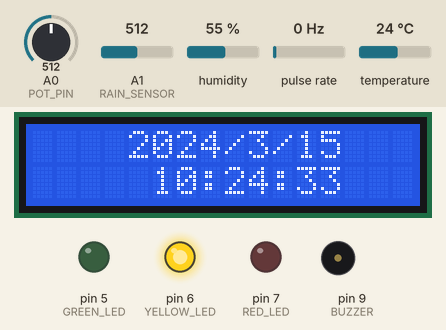
A sketch run on a simulated Arduino Uno, built with avr-gcc and run on an emulated ATmega328P. Shown: 16×2 character LCD, output pins drawn as LEDs (lit = HIGH), buzzer (waves = sounding). Wiring (inferred from the names in the program): pulse sensor: data pin 3. Inputs (shaded band) come from the test bench; at power-on: A1 (RAIN_SENSOR) = 512, humidity 55 %, A0 (POT_PIN) = 512, pulse rate 0 Hz, temperature 24 °C. The local clock reads 2024-03-15 10:24:30 at power-on unless the sketch sets it; EEPROM starts erased; what the sketch prints to the serial monitor is not drawn.

Above: at 3.2 s.
At 4.3 s:
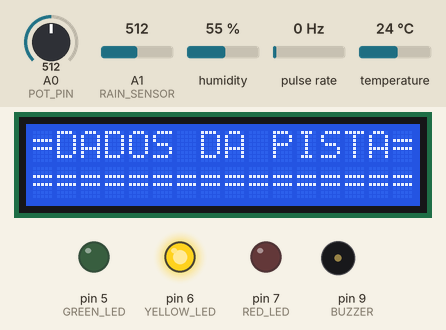
4.4 s: A1 (RAIN_SENSOR) set to 836
15.5 s: A1 (RAIN_SENSOR) set to 870
At 26.4 s:
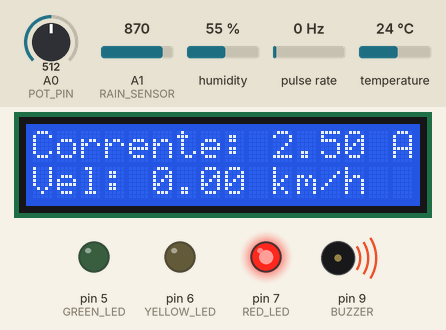
29.5 s: A1 (RAIN_SENSOR) set to 50
37.7 s: A1 (RAIN_SENSOR) set to 55
At 42.2 s:
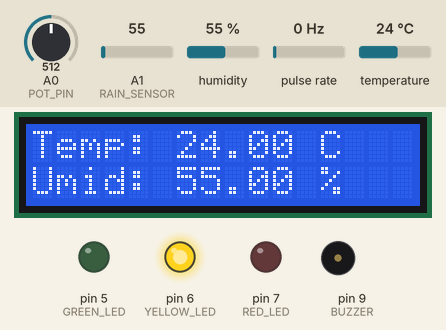
44.3 s: A1 (RAIN_SENSOR) set to 30
At 54.4 s:
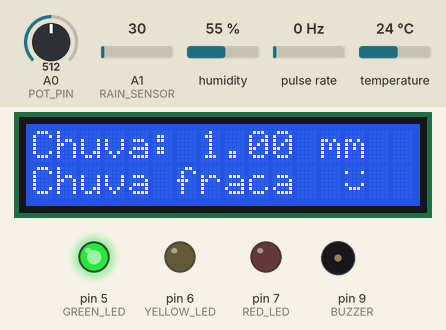
54.5 s: humidity set to 22 %
At 63.2 s:
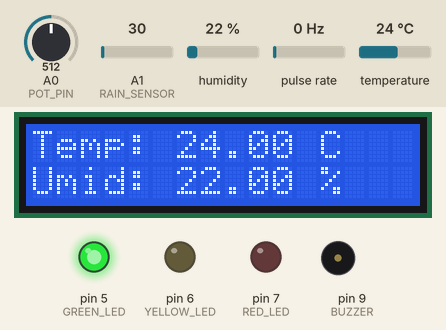
Timing chart, 0 to 64.7 s (numbered marks = the images above; inputs shaded):
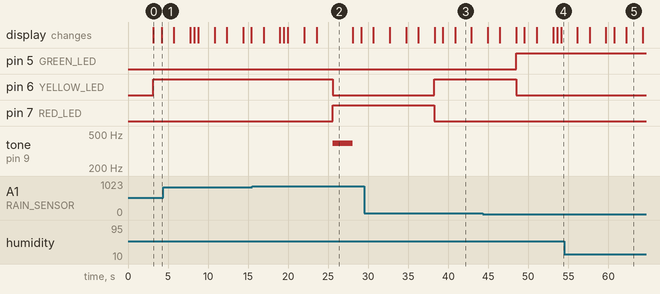

Measured:
- the behaviour switches between 852 and 853 on A1 (RAIN_SENSOR) (found by bisection; images 1 and 2)
- after the input at 15.5 s, pin 6 (YELLOW_LED): HIGH → LOW after 10.1 s; pin 7 (RED_LED): LOW → HIGH after 10.1 s; tone on pin 9 (BUZZER): silent → 392 Hz after 10.1 s, → silent 2.5 s later
- after the input at 37.7 s, pin 5 (GREEN_LED): stays LOW (without the input it goes to HIGH after 0.57 s); pin 6 (YELLOW_LED): LOW → HIGH after 0.57 s
- after the input at 44.3 s, pin 5 (GREEN_LED): LOW → HIGH after 4.2 s; pin 6 (YELLOW_LED): HIGH → LOW after 4.2 s; the display: first differs from a run without the input after 8.8 s (image 4)
- what the display in image 0 shows lasts 1.0 s, from 3.2 s to 4.2 s
- what the display in image 2 shows lasts 4.5 s, from 23.6 s to 28.1 s
- what the display in image 3 shows lasts 2.0 s, from 40.9 s to 42.9 s

The sketch:

sensor-pista-e-carro.ino
```cpp
//Este projeto IoT no Wokwi agora inclui a medição de temperatura e umidade,
//consumo de corrente, velocidade e registro de data e hora, oferecendo uma
//visão completa dos dados relevantes para a Fórmula E. Para funcionalidades
//mais avançadas,  você pode migrar para o ESP32 e adicionar conectividade
//Wi-Fi para enviar dados para um servidor ou aplicação web.

//Dois sensores em um prototipo com RTC para armazenar dados
//O 1º sensor é voltado a captura de dados da pista, sendo Humidade,
//Temperatura e de chuva
//Já o 2º sensor é voltado a captura de dados do carro, sendo Rotação Por
//Minuto (RPM) e o consumo de corrente do carro

#include <Wire.h>
#include <LiquidCrystal_I2C.h>
#include <DHT.h>
#include <RTClib.h>
#include <EEPROM.h>

#define DHTPIN 2
#define DHTTYPE DHT22
#define RAIN_SENSOR A1 // Pino do sensor de chuva
#define POT_PIN A0
#define ENCODER_DT 3
#define ENCODER_CLK 4

//byte dos emojis
byte triste[8] = {  B00000, B10001,  B00000,  B00000,  B01110,  B10001,  B00000,};
byte sorriso[8] = {  B00000,  B10001,  B00000,  B00000,  B10001,  B01110,  B00000,};
byte serio[8] = { B00000, B10001, B00000, B00000, B11111,  B00000,  B00000,};


//byte da logo
byte logo1[] = { B11111, B01111, B00111, B00111, B00011, B00001, B00001, B00000 };
byte logo2[] = { B11111, B11111, B11111, B11111, B11111, B11111, B11110, B11100 };
byte logo3[] = { B11111, B11111, B11111, B11111, B10111, B00111, B01111, B11111 };

byte logo4[] = { B00000, B10000, B11000, B11100, B11110, B11111, B11111, B11111 };
byte logo5[] = { B01000, B00001, B00001, B00011, B00111, B01111, B11111, B11111 };
byte logo6[] = { B11111, B11111, B11111, B11111, B11111, B11111, B11111, B11111 };

#define GREEN_LED 5 // Pino do LED verde
#define YELLOW_LED 6 // Pino do LED amarelo
#define RED_LED 7 // Pino do LED vermelho
#define BUZZER 9 // Buzzer

volatile unsigned long rainCount = 0;
unsigned long lastRainCount = 0;
unsigned long lastRainTime = 0;
float maxRainValue = 60.0; // Valor máximo de mm de chuva
float rainAlertThreshold = 50.0; // Limite de chuva para acionar o alerta
bool alertTriggered = false;
// Diâmetro das rodas em metros
float diameterOfWheels = 0.6; // Supondo um diâmetro médio de 0.6 metros

DHT dht(DHTPIN, DHTTYPE);
LiquidCrystal_I2C lcd(0x27, 16, 2);
RTC_DS3231 rtc;

volatile int encoderCount = 0;
int lastDTState = LOW;

void setup() {
  Serial.begin(9600);
  lcd.init();
  lcd.backlight();
  dht.begin();
  pinMode(RAIN_SENSOR, INPUT);
  pinMode(POT_PIN, INPUT);
  pinMode(ENCODER_DT, INPUT);
  pinMode(ENCODER_CLK, INPUT);
  pinMode(GREEN_LED, OUTPUT);
  pinMode(YELLOW_LED, OUTPUT);
  pinMode(RED_LED, OUTPUT);
  pinMode(BUZZER, OUTPUT);
  attachInterrupt(digitalPinToInterrupt(ENCODER_DT), readEncoder, CHANGE);

  //Declarando a logo - parte de cima
  lcd.createChar(1, logo1);
  lcd.createChar(2, logo2);
  lcd.createChar(3, logo3);

  //Declarando a logo - parte de baixo
  lcd.createChar(4, logo4);
  lcd.createChar(5, logo5);
  lcd.createChar(6, logo6);

  //Exibe a logo no display
  lcd.display();
  lcd.setCursor(2, 0);
  lcd.write(byte(1));
  lcd.setCursor(3, 0);
  lcd.write(byte(2));
  lcd.setCursor(4, 0);
  lcd.write(byte(3));
  lcd.setCursor(2, 1);
  lcd.write(byte(4));
  lcd.setCursor(3, 1);
  lcd.write(byte(5));
  lcd.setCursor(4, 1);
  lcd.write(byte(6));
  lcd.print("G4 Tech");
  delay(3000);
  lcd.clear();

  //Declarando os emojis
  lcd.createChar(0, triste);
  lcd.createChar(1, sorriso);
  lcd.createChar(2, serio);

  if (!rtc.begin()) {
    lcd.setCursor(0, 0);
    lcd.print("Couldn't find RTC");
    Serial.println("Couldn't find RTC");
    while (1);
  }

  if (rtc.lostPower()) {
    rtc.adjust(DateTime(F(__DATE__), F(__TIME__)));
  }
}

void loop() {
  DateTime now = rtc.now();

  float h = dht.readHumidity();
  float t = dht.readTemperature();
  float batteryCurrent = analogRead(POT_PIN) * (5.0 / 1023.0);  // Simulando corrente com potenciômetro
  int speed = encoderCount;
  float rainPotValue = analogRead(RAIN_SENSOR); // Ler o valor do potenciômetro
  float rainValue = map(rainPotValue, 0, 1023, 0, maxRainValue); // Ajustar a quantidade de chuva com base na leitura do potenciômetro
  float speed_kmh = (speed * 3.1416 * diameterOfWheels) / 60.0; // Convertendo RPM para km/h

  if (isnan(h) || isnan(t)) {
    lcd.setCursor(0, 0);
    lcd.print("Erro no sensor");
    Serial.println("Erro no sensor DHT22");
    return;
  }

  // Verificar se o limite de chuva foi atingido
  if (rainValue >= rainAlertThreshold && !alertTriggered) {
    // Acionar alerta
    triggerRainAlert(now);
    // Registrar evento na EEPROM
    saveEventToEEPROM(now);
    alertTriggered = true;
  }

  // Atualizar LEDs de acordo com o status da pista
  updateLEDs(rainValue);

  lcd.clear(); // limpa a tela do display
  lcd.setCursor(4, 0);
  lcd.print(now.year(), DEC);
  lcd.print('/');
  lcd.print(now.month(), DEC);
  lcd.print('/');
  lcd.print(now.day(), DEC);
  lcd.print(' ');
  lcd.setCursor(5,1);
  lcd.print(now.hour(), DEC);
  lcd.print(':');
  lcd.print(now.minute(), DEC);
  lcd.print(':');
  lcd.print(now.second(), DEC);

  Serial.print("Data e Hora: ");
  Serial.print(now.year(), DEC);
  Serial.print('/');
  Serial.print(now.month(), DEC);
  Serial.print('/');
  Serial.print(now.day(), DEC);
  Serial.print(' ');
  Serial.print(now.hour(), DEC);
  Serial.print(':');
  Serial.print(now.minute(), DEC);
  Serial.print(':');
  Serial.print(now.second(), DEC);
  Serial.println();

  delay(1000);

  lcd.clear(); // limpa a tela do display
  lcd.setCursor(0, 0);
  lcd.print("=DADOS DA PISTA=");
  lcd.setCursor(0, 1);
  lcd.print("================");
  delay(1500);
  lcd.clear(); // limpa a tela do display
  lcd.setCursor(0, 0);
  lcd.print("Temp: ");
  lcd.print(t);
  lcd.print(" C");

  lcd.setCursor(0, 1);
  lcd.print("Umid: ");
  lcd.print(h);
  lcd.print(" %");

  Serial.print("------DADOS DA PISTA------");
  Serial.print("\nTemp: ");
  Serial.print(t);
  Serial.println(" C");

  Serial.print("Umid: ");
  Serial.print(h);
  Serial.println(" %");

  delay(2000);

  lcd.clear(); // Limpa a tela do display
  lcd.setCursor(0, 0);
  lcd.print("Chuva: ");
  lcd.print(rainValue);
  lcd.print(" mm");

  lcd.setCursor(0, 1);
  if (rainValue == 0){
    lcd.print("Sem chuva  ");
    lcd.setCursor(13, 1);
    lcd.write(byte(1));
  }
  if (rainValue > 0 && rainValue < 2.5){
    lcd.print("Chuva fraca  ");
    lcd.setCursor(13, 1);
    lcd.write(byte(1));
    delay(500);
    lcd.setCursor(13, 1);
    lcd.write(byte(2));
    delay(500);
    lcd.setCursor(13, 1);
    lcd.write(byte(1));
  }
  if (rainValue >= 2.5 && rainValue <= 10.0){
    lcd.print("Chuva moderada ");
    lcd.write(byte(2));
  }
  if (rainValue >= 11.0 && rainValue < 50.0){
    lcd.print("Chuva forte  ");
    lcd.setCursor(13, 1);
    lcd.write(byte(2));
    delay(500);
    lcd.setCursor(13, 1);
    lcd.write(byte(0));
    delay(500);
    lcd.setCursor(13, 1);
    lcd.write(byte(2));
  }
  if (rainValue >= 50.0){
    lcd.print("Chuva violenta ");
    lcd.write(byte(0));
  }

  Serial.print("Chuva: ");
  Serial.print(rainValue);
  Serial.println(" mm");
  if (rainValue == 0){
    Serial.print("Sem chuva");
  }
  if (rainValue > 0 && rainValue < 2.5){
    Serial.print("Chuva fraca");
  }
  if (rainValue >= 2.5 && rainValue <= 10.0){
    Serial.print("Chuva moderada");
  }
  if (rainValue >= 11.0 && rainValue < 50.0){
    Serial.print("Chuva forte");
  }
  if (rainValue >= 50.0){
    Serial.print("Chuva violenta");
  }

  delay(2000);

  lcd.clear(); // limpa a tela do display
  lcd.setCursor(0, 0);
  lcd.print("=DADOS DA CARRO=");
  lcd.setCursor(0, 1);
  lcd.print("================");
  delay(1500);
  lcd.clear(); // limpa a tela do display
  lcd.print("Corrente: ");
  lcd.print(batteryCurrent, 2);
  lcd.print(" A");

  lcd.setCursor(0, 1);
  lcd.print("Vel: ");
  lcd.print(speed_kmh);
  lcd.print(" km/h");

  Serial.print("\n------DADOS DA CARRO------");
  Serial.print("\nCorrente: ");
  Serial.print(batteryCurrent, 2);
  Serial.println(" A");

  Serial.print("Velocidade: ");
  Serial.print(speed_kmh);
  Serial.println(" km/h");

  delay(2000);
}

void readEncoder() {
  int dtState = digitalRead(ENCODER_DT);
  if (dtState != lastDTState) {
    if (digitalRead(ENCODER_CLK) != dtState) {
      encoderCount++;
    } else {
      encoderCount--;
    }
    lastDTState = dtState;
  }
}

void triggerRainAlert(DateTime time) {
  // Acionar alerta de chuva forte
  digitalWrite(RED_LED, HIGH);
  Serial.println("Alerta: Chuva forte - Prova interrompida");
}

void saveEventToEEPROM(DateTime time) {
  // Salvar evento na EEPROM
  int address = 0; // Endereço de memória na EEPROM
  EEPROM.put(address, time.unixtime());
}

void updateLEDs(float rainValue) {
  if (rainValue < 2.5) {
    // Chuva fraca - Pista liberada
    digitalWrite(GREEN_LED, HIGH);
    digitalWrite(YELLOW_LED, LOW);
    digitalWrite(RED_LED, LOW);
    noTone(BUZZER);
  } else if (rainValue >= 2.5 && rainValue < rainAlertThreshold) {
    // Chuva moderada - Atenção
    digitalWrite(GREEN_LED, LOW);
    digitalWrite(YELLOW_LED, HIGH);
    digitalWrite(RED_LED, LOW);
    noTone(BUZZER);
  } else {
    // Chuva forte - Pista interrompida
    digitalWrite(GREEN_LED, LOW);
    digitalWrite(YELLOW_LED, LOW);
    digitalWrite(RED_LED, HIGH);
    tone(BUZZER,392);     //Liga/toca o buzzer
    delay(2500);
    noTone(BUZZER);
  }
}
```
